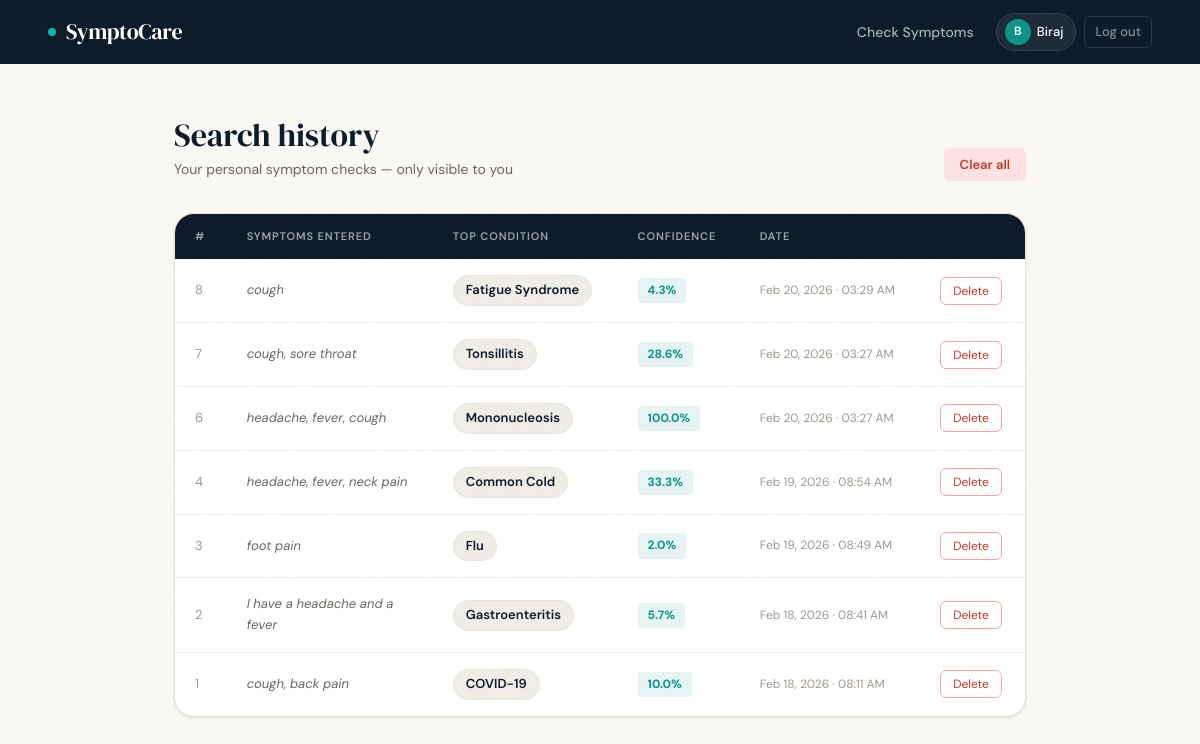
Screenshot of /history (signed in) with the database file from the repository.
### app.py (models this page shows)
class SearchHistory(db.Model):
    __tablename__ = 'search_history'
    id             = db.Column(db.Integer, primary_key=True)
    user_id        = db.Column(db.Integer, db.ForeignKey('users.id'), nullable=True)
    symptoms       = db.Column(db.String(500), nullable=False)
    top_prediction = db.Column(db.String(200))
    confidence     = db.Column(db.Float)
    alternatives   = db.Column(db.Text)
    timestamp      = db.Column(db.DateTime, default=datetime.utcnow, index=True)
    def confidence_pct(self):
        return f"{self.confidence * 100:.1f}%" if self.confidence is not None else "N/A"

### app.py (the view)
@app.route("/history")
@login_required
def history():
    page = request.args.get('page', 1, type=int)
    searches = (SearchHistory.query.filter_by(user_id=session['user_id'])
                .order_by(SearchHistory.timestamp.desc())
                .paginate(page=page, per_page=20, error_out=False))
    return render_template("history.html", searches=searches)

### app.py (called while the page is built)
def login_required(f):
    @wraps(f)
    def wrap(*a, **kw):
        if 'user_id' not in session:
            flash("Please log in.", "warning")
            return redirect(url_for('login'))
        return f(*a, **kw)
    return wrap

### templates/history.html (shortened to what this page needs)
<!DOCTYPE html>
<html lang="en">
<head>
  <link rel="stylesheet" href="{{ url_for('static', filename='style.css') }}">
</head>
<body>
  <nav class="navbar">
    <a href="{{ url_for('home') }}" class="navbar-brand" style="text-decoration:none;">
      <span class="dot"></span> SymptoCare
    </a>
    <div class="navbar-links">
      <a href="{{ url_for('predict') }}">Check Symptoms</a>
      <div class="navbar-user">
        <div class="avatar">{{ session.username[0].upper() }}</div>
        {{ session.username }}
      </div>
      <a href="{{ url_for('logout') }}" class="btn-logout">Log out</a>
    </div>
  </nav>
  <div class="history-layout">
    <div class="history-top">
      <div>
        <h1 style="font-size:32px;color:var(--navy);margin-bottom:4px;">Search history</h1>
        <p style="color:var(--text-muted);font-size:14px;">Your personal symptom checks — only visible to you</p>
      </div>
      {% if searches.items %}
      <form method="POST" action="{{ url_for('clear_history') }}" onsubmit="return confirm('Clear all history? This cannot be undone.');">
        <button type="submit" class="btn-danger">Clear all</button>
      </form>
      {% endif %}
    </div>
    {% if searches.items %}
    <div class="history-table-wrap">
      <table>
        <thead>
          <tr>
            <th>#</th>
            <th>Symptoms entered</th>
            <th>Top condition</th>
            <th>Confidence</th>
            <th>Date</th>
            <th></th>
          </tr>
        </thead>
        <tbody>
          {% for r in searches.items %}
          <tr>
            <td style="color:var(--text-light);font-size:13px;">{{ r.id }}</td>
            <td class="td-symptoms">{{ r.symptoms }}</td>
            <td><span class="disease-pill">{{ r.top_prediction or '—' }}</span></td>
            <td><span class="conf-badge">{{ r.confidence_pct() }}</span></td>
            <td class="td-time">{{ r.timestamp.strftime('%b %d, %Y · %I:%M %p') }}</td>
            <td>
              <form method="POST" action="{{ url_for('delete_history', rid=r.id) }}" onsubmit="return confirm('Delete this record?');">
                <button type="submit" class="btn-danger-sm">Delete</button>
              </form>
            </td>
          </tr>
          {% endfor %}
        </tbody>
      </table>
    </div>
    {% endif %}
  </div>
</body>
</html>

### static/style.css (style rules this page uses)
:root { --navy: #0d1b2a; --navy-mid: #1a2e45; --teal: #0d9488; --teal-light:#14b8a6; --cream: #faf8f4; --warm-gray: #f0ede8; --stone: #e8e3db; --text: #1c1917; --text-muted:#6b6560; --text-light:#a09890; --white: #ffffff; --danger: #c0392b; --warning-bg:#fffbeb; --warning-border:#f59e0b; --success: #0d9488; --radius-sm: 6px; --radius-md: 12px; --radius-lg: 20px; --shadow-sm: 0 1px 3px rgba(13,27,42,0.08), 0 1px 2px rgba(13,27,42,0.04); --shadow-md: 0 4px 16px rgba(13,27,42,0.10), 0 2px 6px rgba(13,27,42,0.06); --shadow-lg: 0 20px 60px rgba(13,27,42,0.14), 0 8px 24px rgba(13,27,42,0.08); }
*, *::before, *::after { box-sizing: border-box; margin: 0; padding: 0; }
html { scroll-behavior: smooth; }
body { font-family: 'DM Sans', system-ui, sans-serif; background: var(--cream); color: var(--text); font-size: 15px; line-height: 1.6; -webkit-font-smoothing: antialiased; }
body::before { content: ''; position: fixed; inset: 0; pointer-events: none; z-index: 9999; opacity: 0.4; }
h1, h2, h3 { font-family: 'DM Serif Display', Georgia, serif; font-weight: 400; line-height: 1.2; }
a { color: var(--teal); text-decoration: none; transition: color 0.2s; }
.navbar { background: var(--navy); padding: 0 48px; display: flex; align-items: center; justify-content: space-between; height: 64px; position: sticky; top: 0; z-index: 100; box-shadow: 0 1px 0 rgba(255,255,255,0.05); }
.navbar-brand { font-family: 'DM Serif Display', serif; font-size: 22px; color: var(--white); letter-spacing: -0.3px; display: flex; align-items: center; gap: 10px; }
.navbar-brand .dot { width: 8px; height: 8px; background: var(--teal-light); border-radius: 50%; display: inline-block; animation: pulse 2s ease-in-out infinite; }
.navbar-links { display: flex; align-items: center; gap: 8px; }
.navbar-links a { color: rgba(255,255,255,0.65); font-size: 14px; font-weight: 500; padding: 7px 14px; border-radius: var(--radius-sm); transition: all 0.2s; }
.navbar-user { display: flex; align-items: center; gap: 6px; background: rgba(255,255,255,0.07); border: 1px solid rgba(255,255,255,0.1); padding: 5px 12px 5px 8px; border-radius: 999px; color: var(--white); font-size: 13px; font-weight: 500; }
.navbar-user .avatar { width: 26px; height: 26px; background: var(--teal); border-radius: 50%; display: flex; align-items: center; justify-content: center; font-size: 12px; font-weight: 600; color: white; }
.btn-logout { color: rgba(255,255,255,0.5) !important; font-size: 13px !important; padding: 5px 10px !important; border: 1px solid rgba(255,255,255,0.12) !important; }
.btn-danger-sm { background: none; border: 1px solid #fca5a5; color: var(--danger); padding: 5px 12px; font-size: 12px; border-radius: var(--radius-sm); cursor: pointer; font-family: 'DM Sans', sans-serif; transition: all 0.2s; }
.btn-danger { background: #fee2e2; color: var(--danger); border: none; padding: 8px 16px; border-radius: var(--radius-sm); font-size: 13px; font-weight: 600; cursor: pointer; font-family: 'DM Sans', sans-serif; transition: background 0.2s; }
.history-layout { max-width: 900px; margin: 0 auto; padding: 52px 24px 80px; }
.history-top { display: flex; align-items: flex-end; justify-content: space-between; margin-bottom: 32px; gap: 16px; flex-wrap: wrap; }
.history-table-wrap { background: var(--white); border: 1px solid var(--stone); border-radius: var(--radius-lg); overflow: hidden; box-shadow: var(--shadow-sm); }
table { width: 100%; border-collapse: collapse; }
thead { background: var(--navy); }
th { padding: 14px 20px; text-align: left; font-size: 11px; font-weight: 600; letter-spacing: 0.08em; text-transform: uppercase; color: rgba(255,255,255,0.6); }
td { padding: 16px 20px; border-bottom: 1px solid var(--warm-gray); font-size: 14px; color: var(--text); vertical-align: middle; }
tr:last-child td { border-bottom: none; }
.td-symptoms { color: var(--text-muted); font-style: italic; max-width: 200px; font-size: 13px; }
.disease-pill { display: inline-block; background: var(--warm-gray); border: 1px solid var(--stone); color: var(--navy); padding: 4px 12px; border-radius: 999px; font-size: 13px; font-weight: 600; }
.conf-badge { display: inline-block; background: rgba(13,148,136,0.1); color: var(--teal); padding: 3px 10px; border-radius: 4px; font-size: 12px; font-weight: 700; }
.td-time { color: var(--text-light); font-size: 12px; white-space: nowrap; }

### rows the page displays
SearchHistory: id "8", symptoms "cough", top_prediction "Fatigue Syndrome", confidence_pct "4.3%", timestamp "Feb 20, 2026 · 03:29 AM"
SearchHistory: id "7", symptoms "cough, sore throat", top_prediction "Tonsillitis", confidence_pct "28.6%", timestamp "Feb 20, 2026 · 03:27 AM"
SearchHistory: id "6", symptoms "headache, fever, cough", top_prediction "Mononucleosis", confidence_pct "100.0%", timestamp "Feb 20, 2026 · 03:27 AM"
SearchHistory: id "4", symptoms "headache, fever, neck pain", top_prediction "Common Cold", confidence_pct "33.3%", timestamp "Feb 19, 2026 · 08:54 AM"
SearchHistory: id "3", symptoms "foot pain", top_prediction "Flu", confidence_pct "2.0%", timestamp "Feb 19, 2026 · 08:49 AM"
SearchHistory: id "2", symptoms "I have a headache and a fever", top_prediction "Gastroenteritis", confidence_pct "5.7%", timestamp "Feb 18, 2026 · 08:41 AM"
SearchHistory: id "1", symptoms "cough, back pain", top_prediction "COVID-19", confidence_pct "10.0%", timestamp "Feb 18, 2026 · 08:11 AM"

### other values shown
{{ session.username[0].upper() }} "B"
{{ session.username }} "Biraj"
